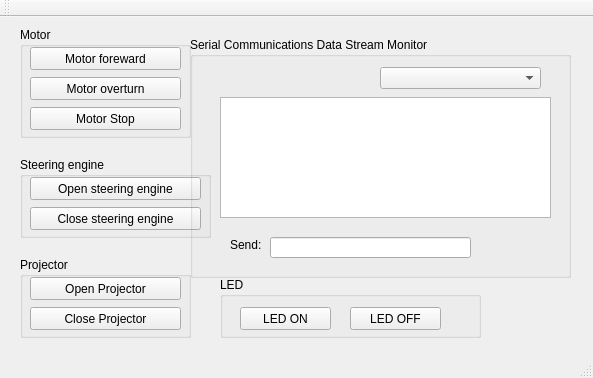
<?xml version="1.0" encoding="UTF-8"?>
<ui version="4.0">
 <class>MainWindow</class>
 <widget class="QMainWindow" name="MainWindow">
  <property name="geometry">
   <rect>
    <x>0</x>
    <y>0</y>
    <width>593</width>
    <height>378</height>
   </rect>
  </property>
  <property name="windowTitle">
   <string>MainWindow</string>
  </property>
  <widget class="QWidget" name="centralWidget">
   <widget class="QGroupBox" name="Motor">
    <property name="geometry">
     <rect>
      <x>20</x>
      <y>10</y>
      <width>171</width>
      <height>111</height>
     </rect>
    </property>
    <property name="title">
     <string>Motor</string>
    </property>
    <widget class="QPushButton" name="foreward">
     <property name="geometry">
      <rect>
       <x>10</x>
       <y>20</y>
       <width>151</width>
       <height>23</height>
      </rect>
     </property>
     <property name="text">
      <string>Motor foreward</string>
     </property>
    </widget>
    <widget class="QPushButton" name="overturn">
     <property name="geometry">
      <rect>
       <x>10</x>
       <y>50</y>
       <width>151</width>
       <height>23</height>
      </rect>
     </property>
     <property name="text">
      <string>Motor overturn</string>
     </property>
    </widget>
    <widget class="QPushButton" name="stop">
     <property name="geometry">
      <rect>
       <x>10</x>
       <y>80</y>
       <width>151</width>
       <height>23</height>
      </rect>
     </property>
     <property name="text">
      <string>Motor Stop</string>
     </property>
    </widget>
   </widget>
   <widget class="QGroupBox" name="Steering">
    <property name="geometry">
     <rect>
      <x>20</x>
      <y>140</y>
      <width>191</width>
      <height>81</height>
     </rect>
    </property>
    <property name="title">
     <string>Steering engine</string>
    </property>
    <widget class="QPushButton" name="openduoji">
     <property name="geometry">
      <rect>
       <x>10</x>
       <y>20</y>
       <width>171</width>
       <height>23</height>
      </rect>
     </property>
     <property name="text">
      <string>Open steering engine</string>
     </property>
    </widget>
    <widget class="QPushButton" name="closeduoji">
     <property name="geometry">
      <rect>
       <x>10</x>
       <y>50</y>
       <width>171</width>
       <height>23</height>
      </rect>
     </property>
     <property name="text">
      <string>Close steering engine</string>
     </property>
    </widget>
   </widget>
   <widget class="QGroupBox" name="Projector">
    <property name="geometry">
     <rect>
      <x>20</x>
      <y>240</y>
      <width>171</width>
      <height>81</height>
     </rect>
    </property>
    <property name="title">
     <string>Projector</string>
    </property>
    <widget class="QPushButton" name="openprojector">
     <property name="geometry">
      <rect>
       <x>10</x>
       <y>20</y>
       <width>151</width>
       <height>23</height>
      </rect>
     </property>
     <property name="text">
      <string>Open Projector</string>
     </property>
    </widget>
    <widget class="QPushButton" name="closeprojector">
     <property name="geometry">
      <rect>
       <x>10</x>
       <y>50</y>
       <width>151</width>
       <height>23</height>
      </rect>
     </property>
     <property name="text">
      <string>Close Projector</string>
     </property>
    </widget>
   </widget>
   <widget class="QGroupBox" name="Serial">
    <property name="geometry">
     <rect>
      <x>190</x>
      <y>20</y>
      <width>381</width>
      <height>241</height>
     </rect>
    </property>
    <property name="title">
     <string>Serial Communications Data Stream Monitor</string>
    </property>
    <widget class="QComboBox" name="portNameComboBox">
     <property name="geometry">
      <rect>
       <x>190</x>
       <y>30</y>
       <width>161</width>
       <height>22</height>
      </rect>
     </property>
    </widget>
    <widget class="QLabel" name="label">
     <property name="geometry">
      <rect>
       <x>40</x>
       <y>200</y>
       <width>41</width>
       <height>16</height>
      </rect>
     </property>
     <property name="text">
      <string>Send:</string>
     </property>
    </widget>
    <widget class="QLineEdit" name="lineEditCommand">
     <property name="geometry">
      <rect>
       <x>80</x>
       <y>200</y>
       <width>201</width>
       <height>21</height>
      </rect>
     </property>
    </widget>
    <widget class="QTextBrowser" name="textBrowser">
     <property name="geometry">
      <rect>
       <x>30</x>
       <y>60</y>
       <width>331</width>
       <height>121</height>
      </rect>
     </property>
    </widget>
   </widget>
   <widget class="QGroupBox" name="LED">
    <property name="geometry">
     <rect>
      <x>220</x>
      <y>260</y>
      <width>261</width>
      <height>61</height>
     </rect>
    </property>
    <property name="title">
     <string>LED</string>
    </property>
    <widget class="QPushButton" name="pushButton">
     <property name="geometry">
      <rect>
       <x>20</x>
       <y>30</y>
       <width>91</width>
       <height>23</height>
      </rect>
     </property>
     <property name="text">
      <string>LED ON</string>
     </property>
    </widget>
    <widget class="QPushButton" name="pushButton_2">
     <property name="geometry">
      <rect>
       <x>130</x>
       <y>30</y>
       <width>91</width>
       <height>23</height>
      </rect>
     </property>
     <property name="text">
      <string>LED OFF</string>
     </property>
    </widget>
   </widget>
  </widget>
  <widget class="QMenuBar" name="menuBar">
   <property name="geometry">
    <rect>
     <x>0</x>
     <y>0</y>
     <width>593</width>
     <height>27</height>
    </rect>
   </property>
  </widget>
  <widget class="QToolBar" name="mainToolBar">
   <attribute name="toolBarArea">
    <enum>TopToolBarArea</enum>
   </attribute>
   <attribute name="toolBarBreak">
    <bool>false</bool>
   </attribute>
  </widget>
  <widget class="QStatusBar" name="statusBar"/>
 </widget>
 <layoutdefault spacing="6" margin="11"/>
 <resources/>
 <connections/>
</ui>
